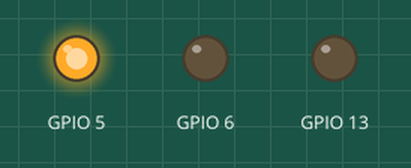
Bench run of a program on a simulated Raspberry Pi (BCM pin numbers). On the bench: output pins drawn as LEDs (lit = HIGH). At 13.5 s the program stops and its outputs stay as they are.

Above: at 0.2 s.
At 0.7 s:
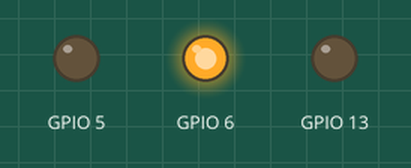
At 2.7 s:
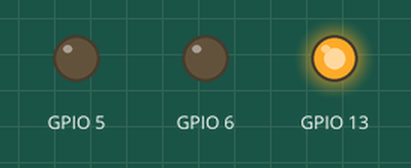
Timing chart, 0 to 3.5 s (numbered marks = the images above):
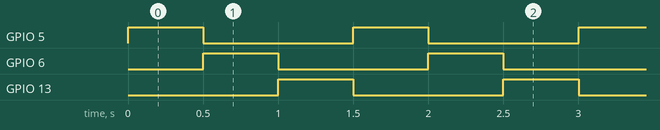

Measured:
- by itself, GPIO 5, GPIO 6: alternates HIGH for 0.50 s and LOW for 1.0 s, 18 changes in all, then stays LOW
- by itself, GPIO 13: alternates HIGH for 0.50 s and LOW for 1.0 s

The program:

ex001.py
```python
# Importação dos pacotes
import RPi.GPIO as gpio
from time import sleep

# Configuração da forma de endereço dos pinos
gpio.setmode(gpio.BCM)
gpio.setup(5, gpio.OUT)    # Definindo a porta 5 como saída
gpio.setup(6, gpio.OUT)
gpio.setup(13, gpio.OUT)

for x in range(1, 10): # Faz o LED piscar 10 vezes
    # Define as portas como ligadas ou desligadas
    gpio.output(5, gpio.HIGH)
    gpio.output(6, gpio.LOW)
    gpio.output(13, gpio.LOW)
    sleep(0.5)
    gpio.output(5, gpio.LOW)
    gpio.output(6, gpio.HIGH)
    gpio.output(13, gpio.LOW)
    sleep(0.5)
    gpio.output(5, gpio.LOW)
    gpio.output(6, gpio.LOW)
    gpio.output(13, gpio.HIGH)
    sleep(0.5)

# Depois que o programa termina é necessário desligar as configurações da gpio
gpio.cleanup()
```
